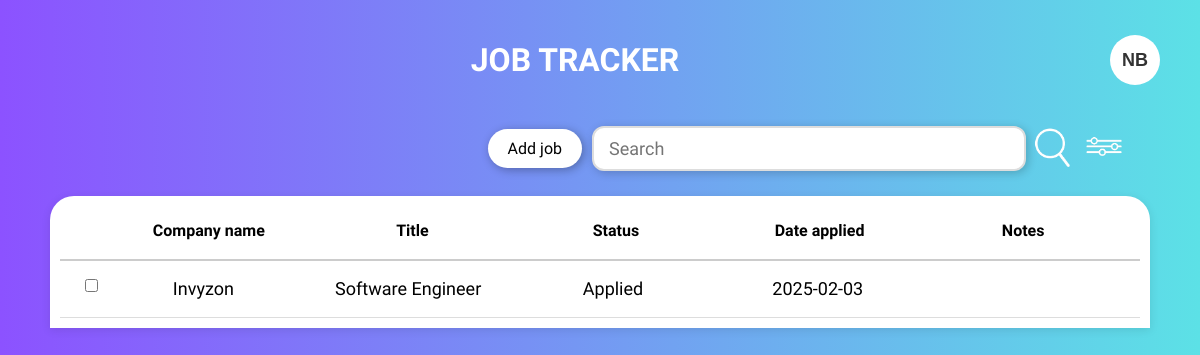
The page /dashboard (signed in) on the database as committed earlier.
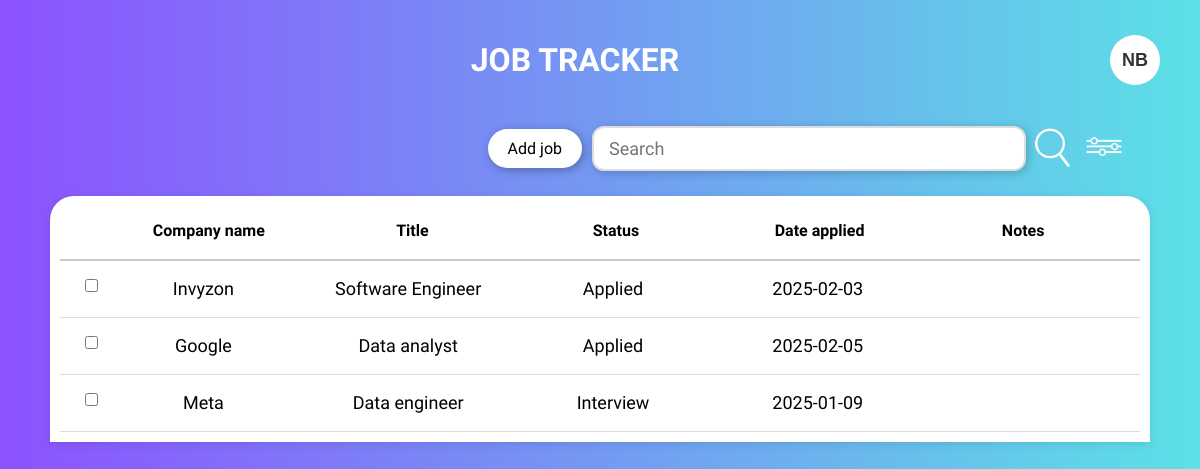
The same page on the database as committed later.
### tables this page shows
CREATE TABLE job_applications(
                id INTEGER PRIMARY KEY AUTOINCREMENT,
                user_id INTEGER NOT NULL,
                title TEXT NOT NULL,
                company_name TEXT NOT NULL,
                date_applied NUMBER NOT NULL,
                status TEXT NOT NULL,
                notes TEXT,
                FOREIGN KEY (user_id) REFERENCES users (id));

### run.py (the view)
@app.route("/dashboard")
@login_required
def dashboard():
    user_id = current_user.id
    with sqlite3.connect("job_tracker.db") as connection:
        cursor = connection.cursor()
        cursor.execute("SELECT * FROM job_applications WHERE user_id = ?", (user_id,))
        results = cursor.fetchall()
    return render_template("dashboard.html", results=results)

### run.py (called while the page is built)
@login_manager.user_loader
def load_user(user_id):
    with sqlite3.connect("job_tracker.db") as connection:
        cursor = connection.cursor()
        cursor.execute("SELECT id, username, email, password FROM users WHERE id = ?", (user_id,))
        user = cursor.fetchone()
        if user is None:
            return None
        return User(*user)

### templates/dashboard.html (shortened to what this page needs)
<!DOCTYPE html>
<html lang="en">
    <head>
        <link rel="stylesheet" href="{{ url_for('static', filename='global.css')}}">
    </head>
    <body>
        <div class="title-section">
            <h1 class="title">Job Tracker</h1>
            <div class="profile-container">
                <button class="account-button" id="profile_button">NB</button>
            </div>
        </div>
        <div class="action-section">
            <button id="openModalBtn" class="add-job">Add job</button>
            <input type="text" class="search-bar" placeholder="Search">
            <button class="icon-button"><img src="{{ url_for('static', filename='Images/search icon.png')}}" alt="Search" ></button>
            <button class="icon-button"><img src="{{ url_for('static', filename='Images/filter_bar.png')}}" alt="Filter"></button>
        </div>
        <div class="table-container">
            <div class="table-header">
                <span>Company name</span>
                <span>Title</span>
                <span>Status</span>
                <span>Date applied </span>
                <span>Notes</span>
            </div>
            <div class="table-content">
                {% for result in results %}
                <div class="table-row" data-id="{{ result[0] }}">
                    <input type="checkbox" class="checkbox">
                    <span>{{ result[3] }}</span>
                    <span>{{ result[2] }}</span>
                    <span>{{ result[5] }}</span>
                    <span>{{ result[4] }}</span>
                </div>
                {% else %}
                <div class="table-row">
                    <span colspan="5">No job applications found.</span>
                </div>
                {% endfor %}
            </div>
        </div>
    </body>
</html>

### static/global.css (style rules this page uses)
body { background: linear-gradient(to right, #8C52FF, #5CE1E6); font-family: "Julius Sans One", serif; font-size: 18px; height: 100vh; margin: 0; padding: 0; }
.title-section { display: flex; justify-content: center; align-items: center; padding: 20px 40px; color: white; position: relative; }
.title { font-size: 32px; text-transform: uppercase; flex-grow: 1; text-align: center; }
.account-button { margin-left: auto; background-color: white; color: #333; font-size: 18px; font-weight: bold; border: none; border-radius: 50%; width: 50px; height: 50px; cursor:pointer; display: flex; align-items: center; justify-content: center }
.profile-container { position: relative; display: inline-block; }
.action-section { display: flex; justify-content: flex-end; align-items: center; margin-right: 70px; }
.add-job { font-family: "Julius Sans One", serif; font-weight: 400; font-style: normal; font-size: 16px; padding: 10px 20px; border: none; border-radius: 24px; background: white; cursor: pointer; box-shadow: 2px 2px 10px rgba(0,0,0,0.3); transition: 0.3s; }
.icon-button { background: none; border: none; cursor: pointer; }
.icon-button img { width: 40px; height: 40px; }
.search-bar { margin: 5px 0px 5px 10px; padding: 10px 15px; font-family: "Julius Sans One", serif; font-size: 18px; border: 2px solid #ddd; border-radius: 12px; box-shadow: 2px 2px 10px rgba(0,0,0,0.2); transition: border 0.3s ease-in-out, box-shadow 0.3s ease-in-out; width: 100%; max-width: 400px; outline: none; }
.table-container { background: white; margin: 20px auto; border-radius: 24px 24px 0 0; display: flex; flex-direction: column; width: 90%; max-width: 1800px; padding: 10px; box-shadow: 0px 2px 10px rgba(0,0,0,0.1); }
.table-header { display: flex; flex-direction: space-between; font-size: 16px; font-weight: bold; padding: 15px; border-bottom: 2px solid #ccc; }
.table-header span { flex: 1; text-align: center; }
.table-content { display: flex; flex-direction: column; }
.table-row { display: flex; align-items: center; padding: 15px; border-bottom: 1px solid #ddd; }
.table-row span { flex: 1; text-align: center; }
.table-row input { margin-left: 10px; }
input, select, textarea { margin-bottom: 10px; padding: 10px; border: 1px solid #ccc; border-radius: 5px; }

Rows that differ between the two databases and show on the page:
added job_applications: company_name "Google", title "Data analyst", status "Applied", date_applied "2025-02-05"
added job_applications: company_name "Meta", title "Data engineer", status "Interview", date_applied "2025-01-09"
